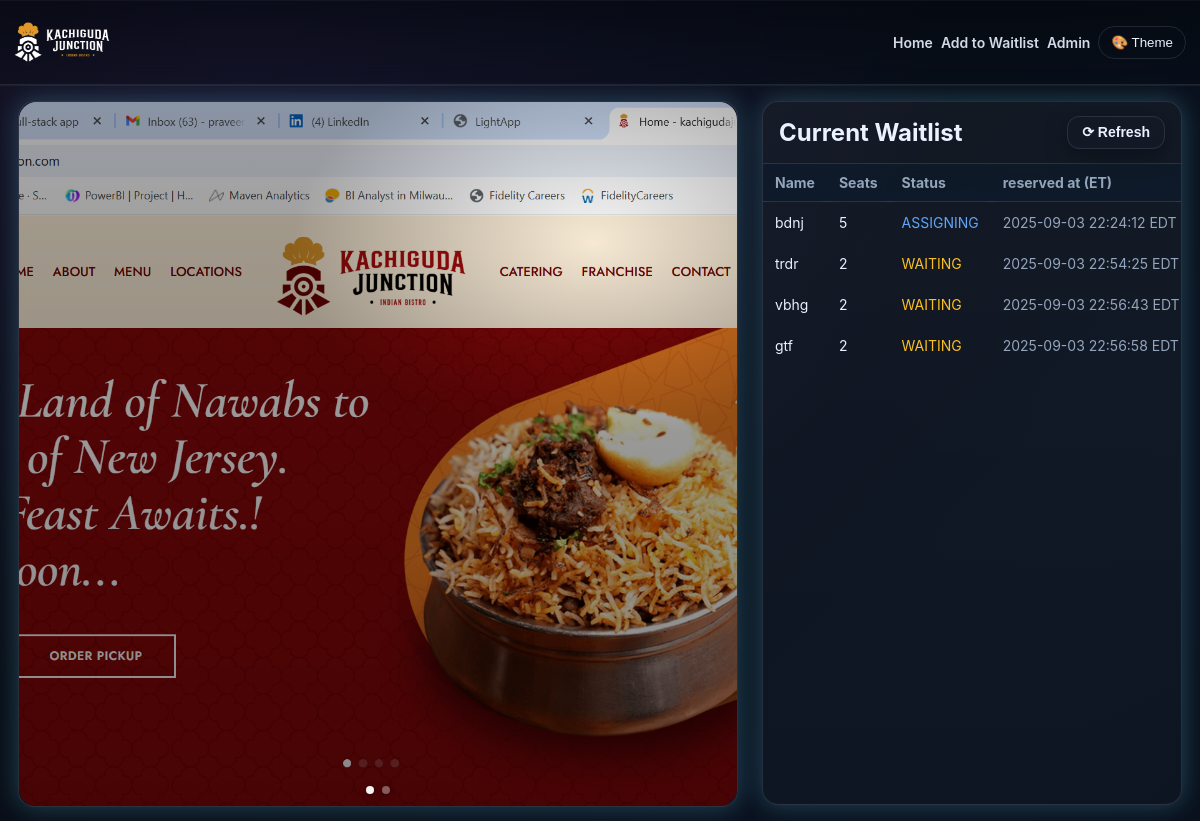
Before: / with the older database file.
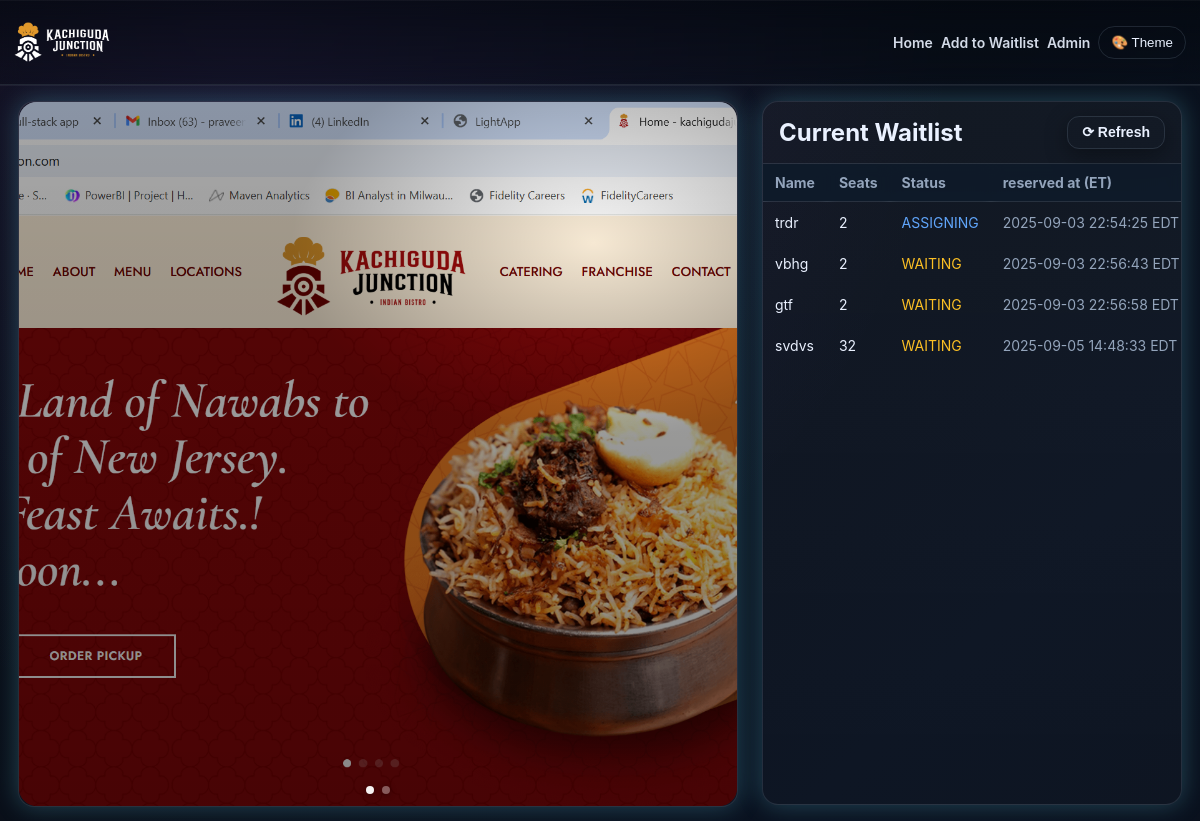
After: the same page with the newer database file.
### tables this page shows
CREATE TABLE waitlist (
              id          INTEGER PRIMARY KEY AUTOINCREMENT,
              name        TEXT    NOT NULL,
              phone       TEXT    NOT NULL,
              seats       INTEGER NOT NULL,
              notes       TEXT,
              status      TEXT    NOT NULL DEFAULT 'WAITING',
              requesttime TEXT    NOT NULL DEFAULT (datetime('now'))  -- UTC
            , requested_at TEXT, assigned_at  TEXT, seated_at    TEXT, deleted_at   TEXT);

### app.py (the view)
@app.get("/")
def home():
    rows = []
    if get_setting("display_mode", "open") == "waitlist":
        rows = get_db().execute("""
          SELECT * FROM waitlist
          WHERE status IN ('WAITING','ASSIGNING') AND deleted_at IS NULL
          ORDER BY datetime(requesttime) ASC
          LIMIT 100
        """).fetchall()
    return render_template("home.html",
                           rows=rows,
                           media_files=fetch_media_files())

### app.py (called while the page is built, shortened)
def get_db():
    db = getattr(g, "_db", None)
    if db is None:
        need_init = not os.path.exists(DB_PATH)
        db = g._db = sqlite3.connect(DB_PATH)
        db.row_factory = sqlite3.Row
        _ensure_settings_table(db)
        _ensure_display_default(db)
        _ensure_admin_pin(db)
        _ensure_lifecycle_columns(db)
    return db

def _ensure_settings_table(db: sqlite3.Connection):
    db.execute("""
      CREATE TABLE IF NOT EXISTS settings (
        key   TEXT PRIMARY KEY,
        value TEXT
      );
    """)
    db.commit()

def _ensure_display_default(db: sqlite3.Connection):
    db.execute("INSERT OR IGNORE INTO settings(key,value) VALUES('display_mode','open')")
    db.commit()

def _ensure_admin_pin(db: sqlite3.Connection):
    row = db.execute("SELECT value FROM settings WHERE key='admin_pin_hash'").fetchone()
    if not row or not row["value"]:
        pin = os.getenv("ADMIN_PIN", "123456").strip()
        h   = generate_password_hash(pin)
        db.execute("INSERT INTO settings(key,value) VALUES('admin_pin_hash', ?) "
                   "ON CONFLICT(key) DO UPDATE SET value=excluded.value", (h,))
        db.commit()

def _ensure_lifecycle_columns(db: sqlite3.Connection):
    for coldef in [
        "requested_at TEXT",
        "assigned_at  TEXT",
        "seated_at    TEXT",
        "deleted_at   TEXT"
    ]:
        try:
            db.execute(f"ALTER TABLE waitlist ADD COLUMN {coldef}")
            db.commit()
        except sqlite3.OperationalError:
            pass

def get_setting(key: str, default: str = "") -> str:
    row = get_db().execute("SELECT value FROM settings WHERE key=?", (key,)).fetchone()
    return row["value"] if row and row["value"] is not None else default

def is_admin() -> bool:
    return bool(session.get("is_admin"))

@app.context_processor
def inject_globals():
    try:
        mode = get_setting("display_mode", "open")
    except Exception:
        mode = "open"
    return {"display_mode": mode, "is_admin": is_admin()}

def fetch_media_files():
    items = []
    if os.path.isdir(MEDIA_DIR):
        for fn in sorted(os.listdir(MEDIA_DIR)):
            if fn.startswith("."):
                continue
            ext = os.path.splitext(fn)[1].lower()
            if ext in ALLOWED_EXT:
                items.append(fn)
    return items

@app.template_filter("est")
def jinja_est(ts: str) -> str:
    return utc_str_to_et(ts)

### templates/home.html (shortened to what this page needs)
{% extends "base.html" %}
{% block content %}
<div class="two-col">
  <section class="card media hero">
    <div class="hero-stage" id="player" data-interval="7000">
      {% if media_files %}
        {% for f in media_files %}
          {% set ext = f.split('.')[-1].lower() %}
          <div class="hero-slide{% if loop.index==1 %} active{% endif %}">
          </div>
        {% endfor %}
        <div class="hero-dots">
        </div>
      {% else %}
        <div class="hero-empty">
          <div>Upload promos in <b>/media</b>.</div>
          <div class="muted">Images: png/jpg/jpeg/webp · Videos: mp4/webm/ogg/m4v/mov</div>
        </div>
      {% endif %}
    </div>
  </section>
  <aside class="card sidebar scrollable">
    <header class="card-hd" style="display:flex;justify-content:space-between;align-items:center;">
      <h2>
        {% if display_mode == 'waitlist' %}Current Waitlist{% else %}Welcome{% endif %}
      </h2>
      {% if display_mode == 'waitlist' %}
      <button class="btn ghost" id="refresh-btn">⟳ Refresh</button>
      {% endif %}
    </header>
    {% if display_mode != 'waitlist' %}
      <div style="display:flex;align-items:center;justify-content:center;height:100%;text-align:center;padding:24px;">
        <div>
          <div style="font-size:58px;font-weight:900;letter-spacing:1px;">COME ON IN</div>
          <div class="muted" style="margin-top:8px;font-size:18px;">We’re ready to serve you.</div>
        </div>
      </div>
    {% else %}
      <div class="table-wrap scroll-body">
        <table class="table" id="wl">
          <thead>
            <tr>
              <th>Name</th>
              <th>Seats</th>
              <th>Status</th>
              <th>reserved at (ET)</th>
            </tr>
          </thead>
          <tbody>
            {% for r in rows %}
              {% set start_ts = r.assigned_at if (r.status == 'ASSIGNING' and r.assigned_at) else r.requesttime %}
              <tr>
                <td>{{ r.name }}</td>
                <td>{{ r.seats }}</td>
                <td class="status {{ r.status.lower() }}">{{ r.status }}</td>
                <td class="muted">{{ r.requesttime|est }}</td>
              </tr>
            {% endfor %}
          </tbody>
        </table>
      </div>
    {% endif %}
  </aside>
</div>
{% endblock %}

### templates/base.html (shortened to what this page needs)
<!doctype html>
<html lang="en">
<head>
  <link href="{{ url_for('static', filename='styles.css', v=13) }}" rel="stylesheet" />
</head>
<body>
  <nav class="topbar">
    <div class="brand">
      <img src="{{ url_for('static', filename='Kjlogo2.png') }}" alt="Kachiguda Junction" class="logo-full">
    </div>
    <div class="links">
      <a href="{{ url_for('home') }}">Home</a>
      <a href="{{ url_for('add_waitlist_form') }}">Add to Waitlist</a>
      {% if is_admin %}
        <a href="{{ url_for('waitlist_admin') }}">Waitlist</a>
        {% if request.endpoint == 'waitlist_admin' %}
          <a href="{{ url_for('media_manage') }}" class="btn ghost small">Media Manager</a>
          <form method="post" action="{{ url_for('display_start') }}" style="display:inline">
            {% if display_mode != 'waitlist' %}
            <button type="submit" class="btn small info">Start Display</button>
            {% endif %}
          </form>
          <form method="post" action="{{ url_for('display_stop') }}" style="display:inline">
            {% if display_mode == 'waitlist' %}
            <button type="submit" class="btn small danger">Stop Display</button>
            {% endif %}
          </form>
        {% endif %}
        <form method="post" action="{{ url_for('admin_logout') }}" style="display:inline">
          <button type="submit" class="btn ghost small">Logout</button>
        </form>
      {% else %}
        <a href="{{ url_for('admin_login') }}">Admin</a>
      {% endif %}
      <button class="theme" id="themeBtn" title="Switch theme">🎨 Theme</button>
    </div>
  </nav>
  {% block content %}{% endblock %}
</body>
</html>

Changed rows visible on the page:
no longer on this page (row edited): waitlist: name "bdnj", seats "5", status "ASSIGNING", requesttime|est "2025-09-03 22:24:12 EDT"
changed waitlist "trdr": status "WAITING" → "ASSIGNING"
added waitlist: name "svdvs", seats "32", status "WAITING", requesttime|est "2025-09-05 14:48:33 EDT"
